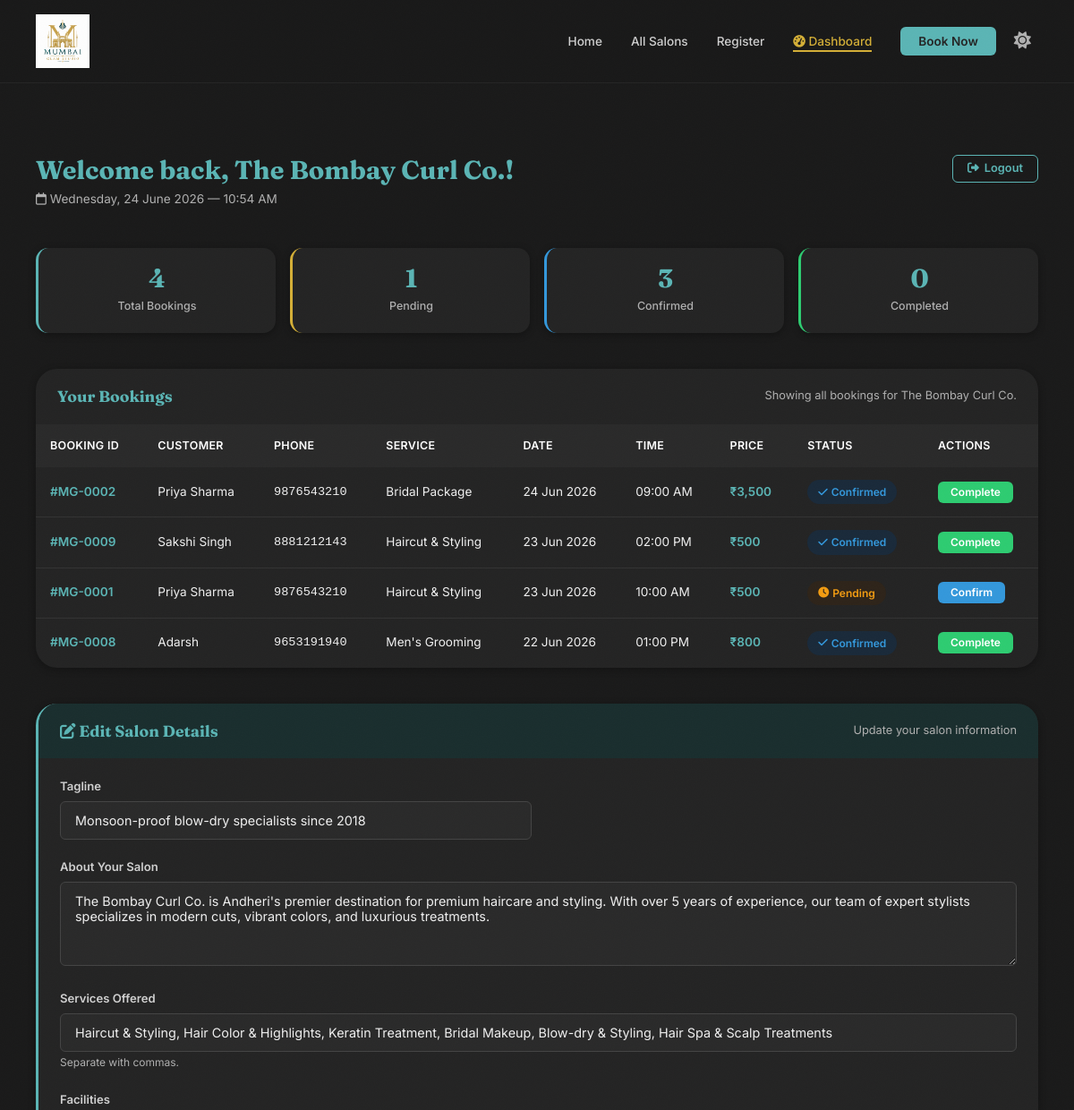
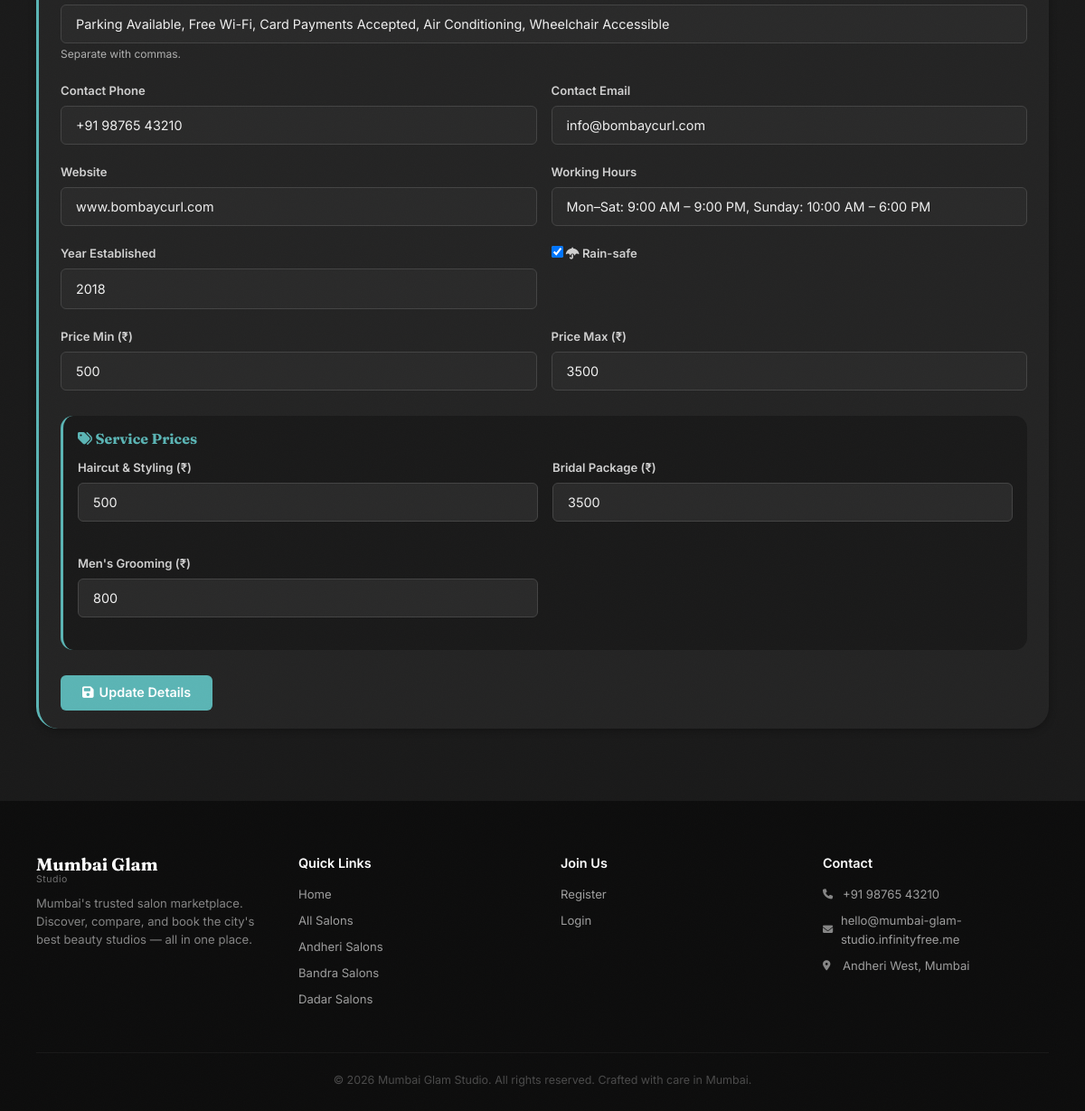
The app's page /dashboard.php (signed in) with its own data (2 pictures, top to bottom).
### tables this page shows
CREATE TABLE bookings (
    id INT AUTO_INCREMENT PRIMARY KEY,
    salon_id INT NOT NULL,
    customer_id INT NULL,
    service_type ENUM('haircut', 'bridal', 'mens') NOT NULL,
    booking_date DATE NOT NULL,
    time_slot VARCHAR(20) NOT NULL,
    price INT DEFAULT 0,               
    customer_name VARCHAR(100) NOT NULL,
    customer_phone VARCHAR(15) NOT NULL,
    status ENUM('pending', 'confirmed', 'completed') DEFAULT 'pending',
    created_at TIMESTAMP DEFAULT CURRENT_TIMESTAMP,
    FOREIGN KEY (salon_id) REFERENCES salons(id) ON DELETE CASCADE,
    FOREIGN KEY (customer_id) REFERENCES customers(id) ON DELETE SET NULL
);

CREATE TABLE salons (
    id INT AUTO_INCREMENT PRIMARY KEY,
    name VARCHAR(120) NOT NULL,
    locality VARCHAR(100) NOT NULL,
    address VARCHAR(255) NOT NULL,
    rating DECIMAL(2,1) DEFAULT 0.0,
    review_count INT DEFAULT 0,
    avg_rating DECIMAL(2,1) DEFAULT 0.0,
    price_min INT DEFAULT 0,
    price_max INT DEFAULT 0,
    price_haircut INT DEFAULT 0,       
    price_bridal INT DEFAULT 0,
    price_mens INT DEFAULT 0,
    rain_safe TINYINT(1) DEFAULT 0,
    verified TINYINT(1) DEFAULT 0,
    is_admin TINYINT(1) DEFAULT 0,
    tagline VARCHAR(255) DEFAULT NULL,
    description TEXT NULL,
    services TEXT NULL,
    working_hours VARCHAR(255) NULL,
    contact_phone VARCHAR(20) NULL,
    contact_email VARCHAR(100) NULL,
    website VARCHAR(255) NULL,
    established_year YEAR NULL,
    facilities TEXT NULL,
    username VARCHAR(50) UNIQUE NOT NULL,
    password VARCHAR(255) NOT NULL,
    created_at TIMESTAMP DEFAULT CURRENT_TIMESTAMP
);

### config.php (called while the page is built, shortened)
<?php
function formatService($type) {
    switch($type) {
        case 'haircut':
            return 'Haircut & Styling';
        case 'bridal':
            return 'Bridal Package';
        case 'mens':
            return "Men's Grooming";
    }
}

### dashboard.php (the view, shortened to what this page needs)
<?php
require_once 'config.php';
$conn = getDB();
$salonId = $_SESSION['salon_id'];
$salonName = $_SESSION['salon_name'];
$isAdmin = isset($_SESSION['is_admin']) && $_SESSION['is_admin'] == 1;
$stmt = $conn->prepare("SELECT * FROM bookings WHERE salon_id = ? ORDER BY booking_date DESC, time_slot ASC");
$stmt->bind_param("i", $salonId);
$stmt->execute();
$bookings = $stmt->get_result();
$pendingCount = $confirmedCount = $completedCount = 0;
$allBookings = [];
if ($bookings) {
    while ($b = $bookings->fetch_assoc()) {
        $allBookings[] = $b;
        if ($b['status'] === 'pending') $pendingCount++;
        if ($b['status'] === 'confirmed') $confirmedCount++;
    }
}
$totalCount = count($allBookings);
$editStmt = $conn->prepare("SELECT * FROM salons WHERE id = ? AND is_admin = 0");
$editStmt->bind_param("i", $salonId);
$editStmt->execute();
$editSalon = $editStmt->get_result()->fetch_assoc();
?>
<!DOCTYPE html>
<html lang="en" data-theme="dark">
<head>
    <?php require_once 'includes/header.php'; ?>
</head>
<body>
<?php require_once 'includes/nav.php'; ?>
<section class="dashboard">
    <div class="container">
        <div class="dashboard-header">
            <div class="dashboard-welcome">
                <div>
                    <h2>Welcome back, <?php echo htmlspecialchars($salonName); ?>!</h2>
                    <span class="welcome-date">
                        <i class="far fa-calendar"></i> <?php echo date('l, d F Y'); ?> — <?php echo date('h:i A'); ?>
                    </span>
                </div>
                <a href="logout.php" class="btn btn-outline btn-sm">
                    <i class="fas fa-sign-out-alt"></i> Logout
                </a>
            </div>
        </div>
        <div class="dashboard-stats">
            <div class="stat-card"><div class="stat-val"><?php echo $totalCount; ?></div><div class="stat-lbl">Total Bookings</div></div>
            <div class="stat-card gold-border"><div class="stat-val"><?php echo $pendingCount; ?></div><div class="stat-lbl">Pending</div></div>
            <div class="stat-card blue-border"><div class="stat-val"><?php echo $confirmedCount; ?></div><div class="stat-lbl">Confirmed</div></div>
            <div class="stat-card green-border"><div class="stat-val"><?php echo $completedCount; ?></div><div class="stat-lbl">Completed</div></div>
        </div>
        <div class="bookings-table-wrap">
            <div style="padding:20px 24px; border-bottom:1px solid var(--cream-dark); display:flex; align-items:center; justify-content:space-between; flex-wrap:wrap; gap:12px;">
                <h3 style="margin:0; font-size:1.1rem;">Your Bookings</h3>
                <span style="font-size:0.8rem; color:var(--charcoal-muted);">Showing all bookings for <?php echo htmlspecialchars($salonName); ?></span>
            </div>
            <?php if (empty($allBookings)): ?>
            <div class="empty-state">
                <i class="far fa-calendar-xmark"></i>
                <p>No bookings yet. Share your salon link to start getting appointments!</p>
            </div>
            <?php else: ?>
            <table class="bookings-table">
                <thead>
                    <tr><th>Booking ID</th><th>Customer</th><th>Phone</th><th>Service</th><th>Date</th><th>Time</th><th>Price</th><th>Status</th><th>Actions</th></tr>
                </thead>
                <tbody>
                    <?php foreach ($allBookings as $b): ?>
                    <tr>
                        <td style="font-weight:600; color:var(--teal);">#MG-<?php echo str_pad($b['id'], 4, '0', STR_PAD_LEFT); ?></td>
                        <td><?php echo htmlspecialchars($b['customer_name']); ?></td>
                        <td style="font-family:monospace; font-size:0.85rem;"><?php echo htmlspecialchars($b['customer_phone']); ?></td>
                        <td><?php echo formatService($b['service_type']); ?></td>
                        <td><?php echo date('d M Y', strtotime($b['booking_date'])); ?></td>
                        <td><?php echo htmlspecialchars($b['time_slot']); ?></td>
                        <td style="font-weight:600; color:var(--teal);">₹<?php echo number_format($b['price'] ?? 0); ?></td>
                        <td><span class="status-badge status-<?php echo $b['status']; ?>"><i class="fas fa-<?php echo $b['status'] === 'pending' ? 'clock' : ($b['status'] === 'confirmed' ? 'check' : 'check-double'); ?>"></i> <?php echo ucfirst($b['status']); ?></span></td>
                        <td>
                            <div class="action-btns">
                                <?php if ($b['status'] === 'pending'): ?>
                                <form method="POST" style="display:inline;">
                                    <button type="submit" class="btn btn-confirm" data-confirm="Confirm this booking?">Confirm</button>
                                </form>
                                <?php endif; ?>
                                <?php if ($b['status'] === 'confirmed'): ?>
                                <form method="POST" style="display:inline;">
                                    <button type="submit" class="btn btn-complete" data-confirm="Mark this booking as completed?">Complete</button>
                                </form>
                                <?php endif; ?>
                            </div>
                        </td>
                    </tr>
                    <?php endforeach; ?>
                </tbody>
            </table>
            <?php endif; ?>
        </div>
        <?php if ($editSalon && !$isAdmin): ?>
        <div class="bookings-table-wrap" style="margin-top: 40px; border-left: 3px solid var(--teal);">
            <div style="padding:20px 24px; border-bottom:1px solid var(--cream-dark); display:flex; align-items:center; justify-content:space-between; flex-wrap:wrap; gap:12px; background: var(--teal-pale);">
                <h3 style="margin:0; font-size:1.1rem;">
                    <i class="fas fa-edit" style="color:var(--teal);"></i>
                    Edit Salon Details
                </h3>
                <span style="font-size:0.8rem; color:var(--charcoal-muted);">Update your salon information</span>
            </div>
            <div style="padding:20px 24px;">
                <form method="POST" action="dashboard.php">
                    <div class="form-row">
                        <div class="form-group">
                            <label for="edit_tagline">Tagline</label>
                            <input type="text" name="tagline" id="edit_tagline" class="form-control"
                                   value="<?php echo htmlspecialchars($editSalon['tagline'] ?? ''); ?>">
                        </div>
                    </div>
                    <div class="form-group">
                        <label for="edit_description">About Your Salon</label>
                        <textarea name="description" id="edit_description" class="form-control" rows="4"><?php echo htmlspecialchars($editSalon['description'] ?? ''); ?></textarea>
                    </div>
                    <div class="form-group">
                        <label for="edit_services">Services Offered</label>
                        <input type="text" name="services" id="edit_services" class="form-control"
                               value="<?php echo htmlspecialchars($editSalon['services'] ?? ''); ?>"
                               placeholder="e.g., Haircut, Bridal Makeup, Men's Grooming">
                        <small style="color:var(--charcoal-muted); font-size:0.75rem;">Separate with commas.</small>
                    </div>
                    <div class="form-group">
                        <label for="edit_facilities">Facilities</label>
                        <input type="text" name="facilities" id="edit_facilities" class="form-control"
                               value="<?php echo htmlspecialchars($editSalon['facilities'] ?? ''); ?>"
                               placeholder="e.g., Parking, Wi-Fi, Air Conditioning">
                        <small style="color:var(--charcoal-muted); font-size:0.75rem;">Separate with commas.</small>
                    </div>
                    <div class="form-row">
                        <div class="form-group">
                            <label for="edit_contact_phone">Contact Phone</label>
                            <input type="tel" name="contact_phone" id="edit_contact_phone" class="form-control"
                                   value="<?php echo htmlspecialchars($editSalon['contact_phone'] ?? ''); ?>">
                        </div>
                        <div class="form-group">
                            <label for="edit_contact_email">Contact Email</label>
                            <input type="email" name="contact_email" id="edit_contact_email" class="form-control"
                                   value="<?php echo htmlspecialchars($editSalon['contact_email'] ?? ''); ?>">
                        </div>
                    </div>
                    <div class="form-row">
                        <div class="form-group">
                            <label for="edit_website">Website</label>
                            <input type="text" name="website" id="edit_website" class="form-control"
                                   value="<?php echo htmlspecialchars($editSalon['website'] ?? ''); ?>"
                                   placeholder="www.example.com">
                        </div>
                        <div class="form-group">
                            <label for="edit_working_hours">Working Hours</label>
                            <input type="text" name="working_hours" id="edit_working_hours" class="form-control"
                                   value="<?php echo htmlspecialchars($editSalon['working_hours'] ?? ''); ?>"
                                   placeholder="Mon–Sat: 9AM–9PM, Sun: 10AM–6PM">
                        </div>
                    </div>
                    <div class="form-row">
                        <div class="form-group">
                            <label for="edit_established_year">Year Established</label>
                            <select name="established_year" id="edit_established_year" class="form-control">
                                <?php for ($year = date('Y'); $year >= 1980; $year--): ?>
                                <option value="<?php echo $year; ?>" <?php echo ($editSalon['established_year'] == $year) ? 'selected' : ''; ?>>
                                    <?php echo $year; ?>
                                </option>
                                <?php endfor; ?>
                            </select>
                        </div>
                        <div class="form-group">
                            <label for="edit_rain_safe">
                                <input type="checkbox" name="rain_safe" id="edit_rain_safe" value="1" <?php echo ($editSalon['rain_safe'] == 1) ? 'checked' : ''; ?>>
                                <i class="fas fa-umbrella"></i> Rain-safe
                            </label>
                        </div>
                    </div>
                    <div class="form-row">
                        <div class="form-group">
                            <label for="edit_price_min">Price Min (₹)</label>
                            <input type="number" name="price_min" id="edit_price_min" class="form-control"
                                   value="<?php echo $editSalon['price_min']; ?>" min="0">
                        </div>
                        <div class="form-group">
                            <label for="edit_price_max">Price Max (₹)</label>
                            <input type="number" name="price_max" id="edit_price_max" class="form-control"
                                   value="<?php echo $editSalon['price_max']; ?>" min="0">
                        </div>
                    </div>
                    <div class="form-group" style="background: var(--cream); padding: 16px; border-radius: var(--radius-md); border-left: 3px solid var(--teal); margin-top: 8px;">
                        <h4 style="margin: 0 0 12px 0; font-size: 1rem; color: var(--teal);">
                            <i class="fas fa-tags"></i> Service Prices
                        </h4>
                        <div class="form-row">
                            <div class="form-group">
                                <label for="edit_price_haircut">Haircut & Styling (₹)</label>
                                <input type="number" name="price_haircut" id="edit_price_haircut" class="form-control"
                                       value="<?php echo $editSalon['price_haircut'] ?? 0; ?>" min="0">
                            </div>
                            <div class="form-group">
                                <label for="edit_price_bridal">Bridal Package (₹)</label>
                                <input type="number" name="price_bridal" id="edit_price_bridal" class="form-control"
                                       value="<?php echo $editSalon['price_bridal'] ?? 0; ?>" min="0">
                            </div>
                            <div class="form-group">
                                <label for="edit_price_mens">Men's Grooming (₹)</label>
                                <input type="number" name="price_mens" id="edit_price_mens" class="form-control"
                                       value="<?php echo $editSalon['price_mens'] ?? 0; ?>" min="0">
                            </div>
                        </div>
                    </div>
                    <button type="submit" class="btn btn-primary" style="margin-top: 8px;">
                        <i class="fas fa-save"></i> Update Details
                    </button>
                </form>
            </div>
        </div>
        <?php endif; ?>
    </div>
</section>
<?php require_once 'includes/footer.php'; ?>
</body>
</html>

### includes/nav.php (style rules this page uses)
@media (min-width: 769px) { body { padding-bottom: 0; } }

### records on screen
bookings: id "0002", customer_name "Priya Sharma", customer_phone "9876543210", service_type "Bridal Package", booking_date "24 Jun 2026", time_slot "09:00 AM", price "3,500", status "Confirmed"
bookings: id "0009", customer_name "Sakshi Singh", customer_phone "8881212143", service_type "Haircut & Styling", booking_date "23 Jun 2026", time_slot "02:00 PM", price "500", status "Confirmed"
bookings: id "0001", customer_name "Priya Sharma", customer_phone "9876543210", service_type "Haircut & Styling", booking_date "23 Jun 2026", time_slot "10:00 AM", price "500", status "Pending"
bookings: id "0008", customer_name "Adarsh", customer_phone "9653191940", service_type "Men's Grooming", booking_date "22 Jun 2026", time_slot "01:00 PM", price "800", status "Confirmed"
salons: tagline "Monsoon-proof blow-dry specialists since 2018", description "The Bombay Curl Co. is Andheri's premier destination for premium haircare and styling. With over 5 years of experience, our team of expert stylists specializes in modern cuts, vibrant colors, and luxurious treatments.", services "Haircut & Styling, Hair Color & Highlights, Keratin Treatment, Bridal Makeup, Blow-dry & Styling, Hair Spa & Scalp Treatments", facilities "Parking Available, Free Wi-Fi, Card Payments Accepted, Air Conditioning, Wheelchair Accessible", contact_phone "+91 98765 43210", contact_email "info@bombaycurl.com", website "www.bombaycurl.com", working_hours "Mon–Sat: 9:00 AM – 9:00 PM, Sunday: 10:00 AM – 6:00 PM", established_year "2018", rain_safe "☑", price_min "500", price_max "3500", price_haircut "500", price_bridal "3500", price_mens "800"

### other values on screen
$salonName "The Bombay Curl Co."
$totalCount "4"
$pendingCount "1"
$confirmedCount "3"
$completedCount "0"
